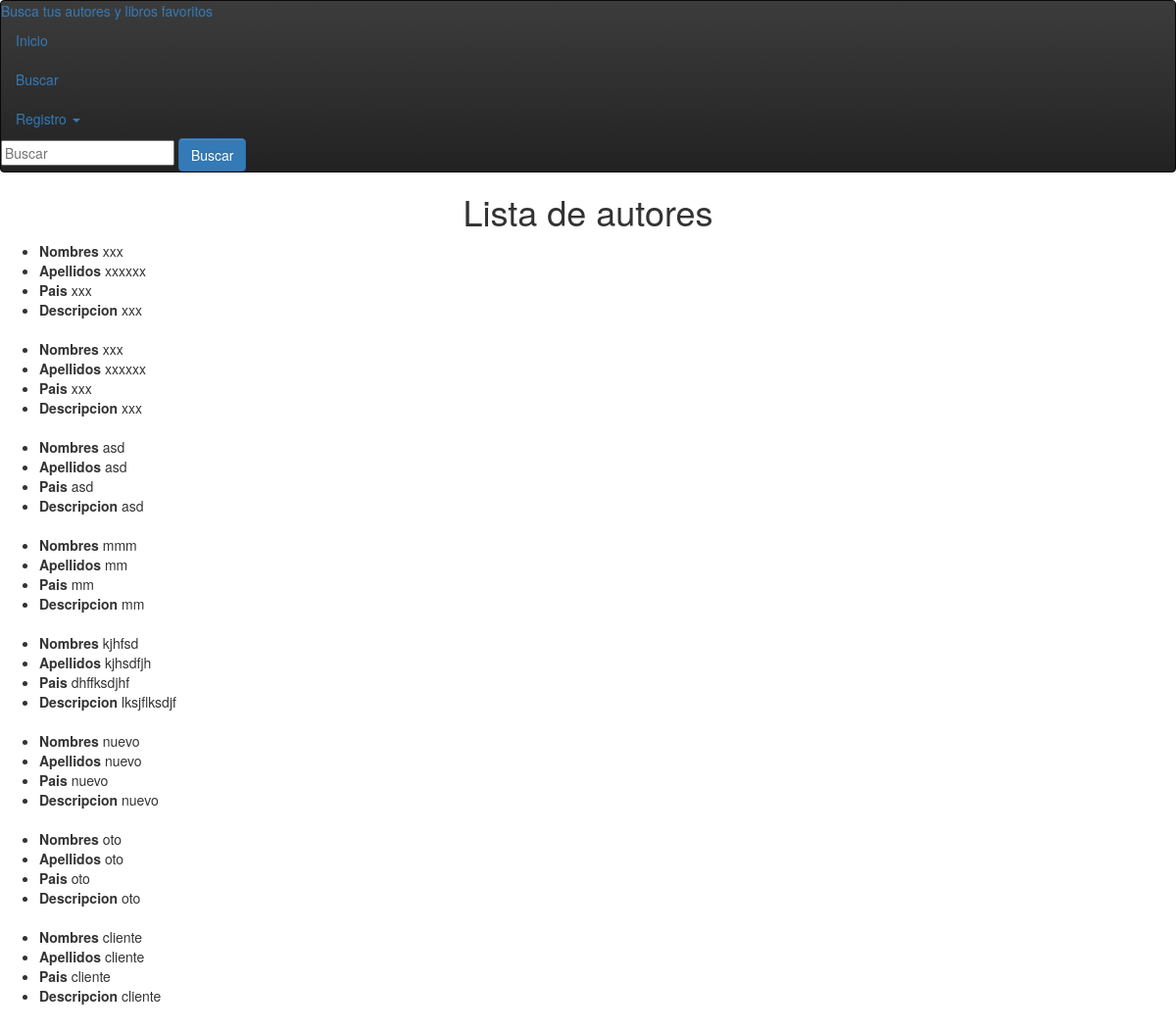
Page /autor/listar/ on the committed database.
### apps/autor/models.py (models this page shows, shortened)
class Autor(models.Model):
	nombre = models.CharField(max_length=50)
	apellido = models.CharField(max_length=50)
	pais = models.CharField(max_length=30)
	descripcion = models.TextField(max_length=200)

### apps/autor/views.py (the view)
class ListarAutor(ListView):
	template_name = 'autor/listarAutor.html'
	model = Autor
	context_object_name = 'autors'

### templates/autor/listarAutor.html (shortened to what this page needs)
<!DOCTYPE html>
<html>
<head>
	<link rel="stylesheet" type="text/css" href="{{STATIC_URL}}css/bootstrap-theme.css">
	<link rel="stylesheet" type="text/css" href="{{STATIC_URL}}css/bootstrap-theme.min.css">
	<link rel="stylesheet" type="text/css" href="{{STATIC_URL}}css/bootstrap.css">
	<link rel="stylesheet" type="text/css" href="{{STATIC_URL}}css/bootstrap.min.css">
</head>
<body>
<div class="navbar navbar-inverse">
      <div class="navbar-inner">
        <a class="brand" href="/">Busca tus autores y libros favoritos</a>
          <ul class="nav">
            <li class="active"><a href="#">Inicio</a></li>
            <li><a href="/libros/busqueda/">Buscar</a></li>
            <li class="dropdown">
              <a class="dropdown-toggle" data-toggle="dropdown" href="#">Registro
                 <b class="caret"></b>
              </a>
          </li>
          </ul>
          <div class="busqueda">
            <form class="navbar-search pull-left" method="POST" action="/libros/buscar/">{% csrf_token %}
                <input type="text" name="buscalo" class="search-query" placeholder="Buscar">
                <div class="btn-group">
                    <button class="btn btn-primary" type="submit">Buscar</button>
                </div>
            </form>
          </div>
      </div>
</div>
<div align="left">
	<h1 align="center">Lista de autores</h1>
	<ul>
		{% for autor in autors %}
		<li><b>Nombres</b> {{autor.nombre}} </li>
		<li><b>Apellidos</b> {{autor.apellido}} </li>
		<li><b>Pais</b> {{autor.pais}} </li>
		<li><b>Descripcion</b> {{autor.descripcion}} </li><br>
		{% endfor %}
	</ul>
</div>
</body>
</html>

### rows in the picture
Autor: nombre "xxx", apellido "xxxxxx", pais "xxx", descripcion "xxx"
Autor: nombre "xxx", apellido "xxxxxx", pais "xxx", descripcion "xxx"
Autor: nombre "asd", apellido "asd", pais "asd", descripcion "asd"
Autor: nombre "mmm", apellido "mm", pais "mm", descripcion "mm"
Autor: nombre "kjhfsd", apellido "kjhsdfjh", pais "dhffksdjhf", descripcion "lksjflksdjf"
Autor: nombre "nuevo", apellido "nuevo", pais "nuevo", descripcion "nuevo"
Autor: nombre "oto", apellido "oto", pais "oto", descripcion "oto"
Autor: nombre "cliente", apellido "cliente", pais "cliente", descripcion "cliente"
